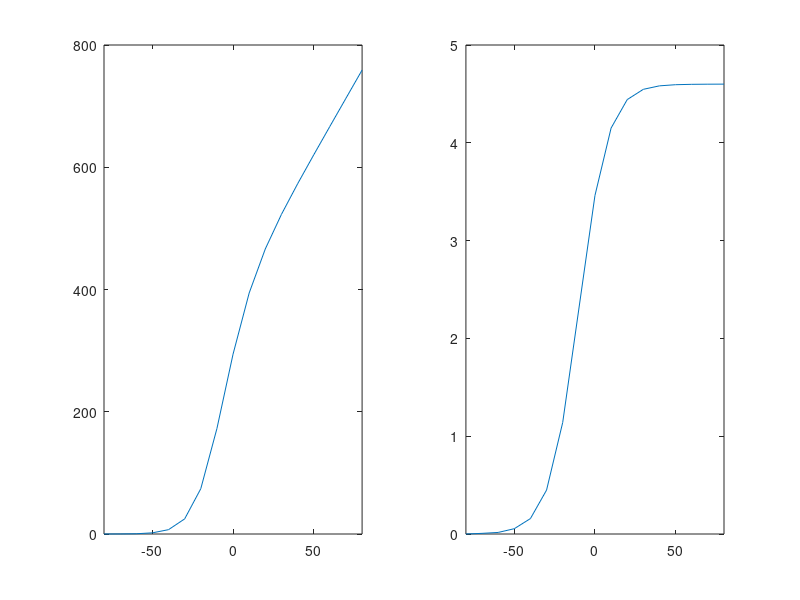

Here is the MATLAB script that generated this plot:
clc
clear all
close all

v = linspace(-80,80,17);
Ik = [0.0 0.1 0.4 1.9 7.1 24.7 74.1 172.5 294.2 394.3 466.4 522.9 572.8 620.2 666.7 712.9 759.0];

Eresting = -85;

gk = Ik./(v-Eresting);

subplot(1,2,1)
plot(v,Ik)
axis([-80 80 0 800])
subplot(1,2,2)
plot(v,gk)
axis([-80 80 0 5])

Gk = max(gk);
I = Ik(find(v==-10));

n = (I/(Gk*(-10+85))^1/3);